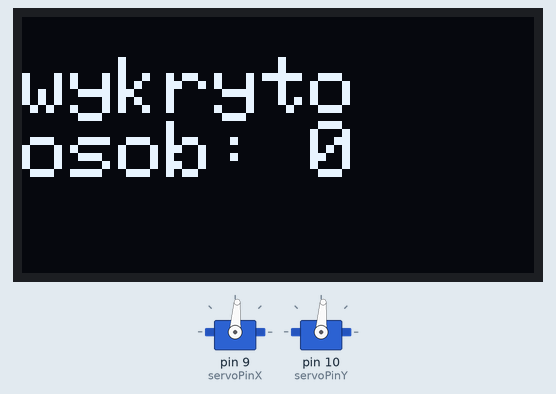
This sketch was run on a simulated Arduino Uno, built with avr-gcc and run on an emulated ATmega328P. Shown: 128×64 one-colour display, 2 × servo. Wiring (inferred from the names in the program): 2 × servo: signal pin 9 / signal pin 10. Servo pulses on a pin are drawn as a servo (544–2400 µs = 0–180°); what the sketch prints to the serial monitor is not drawn.

Above: at 0.2 s.

The sketch:

camera.ino
```cpp
#include <Wire.h>
#include <Adafruit_GFX.h>
#include <Adafruit_SSD1306.h>

#define SCREEN_WIDTH 128 // OLED display width,  in pixels
#define SCREEN_HEIGHT 64 // OLED display height, in pixels
Adafruit_SSD1306 oled(SCREEN_WIDTH, SCREEN_HEIGHT, &Wire, -1);

int servoPinX = 9, servoPinY = 10;
int val, count;
int width = 640, height = 480;
int posx = 0, posy = 0, bzzz = 0;
int duration = 100;
bool isX = false, isY = false;

void setup()
{
  pinMode(servoPinX, OUTPUT);
  pinMode(servoPinY, OUTPUT);
  Serial.begin(9600);
  Serial.println("Servo is ready");
  count = 0;
  isX = false;
  isY = false;
  if (!oled.begin(SSD1306_SWITCHCAPVCC, 0x3C))
  {
    Serial.println(F("SSD1306 allocation failed"));
    while (true);
  }

  oled.clearDisplay(); // clear display

  oled.setTextSize(2);          // text size
  oled.setTextColor(WHITE);     // text color
  oled.setCursor(0, 10);        // position to display
  oled.println("wykryto");
  oled.print("osob: ");
  oled.println(count);
  oled.display();               // show on OLED
}

void loop()
{
    int x_mid, y_mid;
    if (Serial.read() == 'x') {
      x_mid = Serial.parseInt();
      isX = false;
    }
    if (Serial.read() == 'y') {
      y_mid = Serial.parseInt();
      isY = false;
    }
    if (Serial.read() == 't') {
      bzzz = Serial.parseInt();
    }
    if (Serial.read() == 'f') {
      count = Serial.parseInt();
    }

    reDrawCount();

    // rotation OX
    if (isX == false)
    {
      if (x_mid > width / 2 + width / 4)
      {
        Serial.println("X: > ");
        servoPulse(servoPinX, 1580);
        posx += 3;
        isX = true;
      }
      if (x_mid < width / 2 - width / 4)
      {
        Serial.println("X: < ");
        servoPulse(servoPinX, 1420);
        posx -= 3;
        isX = true;
      }
    }

    // rotation OY
    if (isY == false)
    {
      if ((y_mid > height / 2 + height / 10) && posy < 3)
      {
        Serial.println("Y: > ");
        servoPulse(servoPinY, 1420);
        posy += 3;
        isY = true;
      }
      //*
      if ((y_mid < height / 2 + height / 10) && posy > -3)
      {
        Serial.println("Y: < ");
        servoPulse(servoPinY, 1580);
        posy -= 3;
        isY = true;
      }
      //*/
    }

    //return camera back
    /*
    if (posx <= -12)
    {
      for (int i = 0; i < 4; i++)
      {
        servoPulse(servoPinX, 1580);
      }
      posx = 0;
    }
    if (posx >= 12)
    {
      for (int i = 0; i < 4; i++)
      {
        servoPulse(servoPinX, 1420);
      }
      posx = 0;
    }

    if (posy <= -9)
    {
      for (int i = 0; i < 3; i++)
      {
        servoPulse(servoPinY, 1580);
      }
      posy = 0;
    }

    if (posy >= 9)
    {
      for (int i = 0; i < 3; i++)
      {
        servoPulse(servoPinY, 1420);
      }
      posy = 0;
    }
    */
  if(bzzz == 1){
    bzz();
  }
}

// define a servo pulse function
void servoPulse(int pin, int pulseWidth)
{
  // convert angle to 500-2480 pulse width
  digitalWrite(pin, HIGH); // set the level of servo pin as high
  delayMicroseconds(pulseWidth); // delay microsecond of pulse width
  digitalWrite(pin, LOW); // set the level of servo pin as low
  delay(20 - pulseWidth / 1000);
  Serial.println(pulseWidth);
}


void bzz()
{
  tone(8, 2000, duration);
  delay(duration / 2);
  // stop the tone
  noTone(8);
}

void reDrawCount()
{
  oled.clearDisplay(); // clear display
  oled.setTextSize(2);          // text size
  oled.setTextColor(WHITE);     // text color
  oled.setCursor(0, 10);        // position to display
  oled.println("wykryto");
  oled.print("osob: ");
  oled.println(count);
  oled.display();               // show on OLED
}
```
